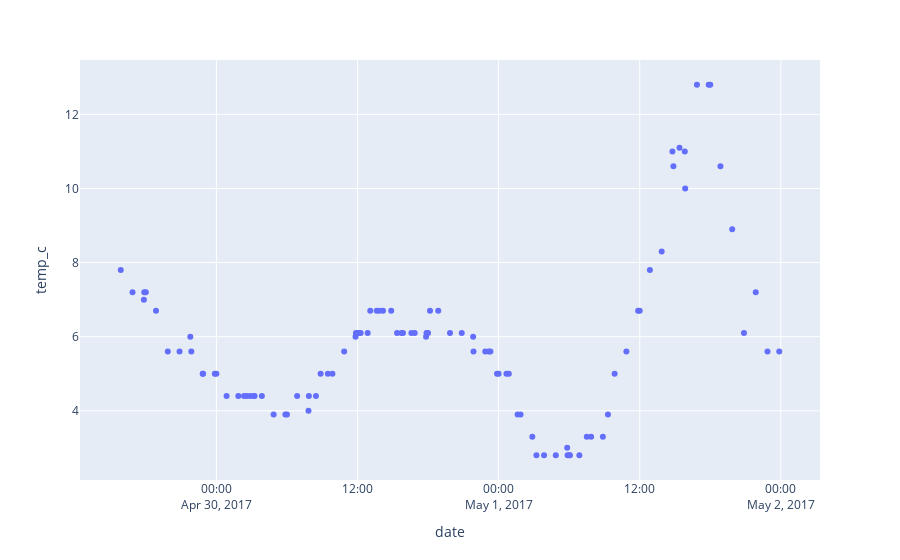

The notebook cell this image was saved under:
### Code cell
px.scatter(data[-100:], x='date', y='temp_c')
